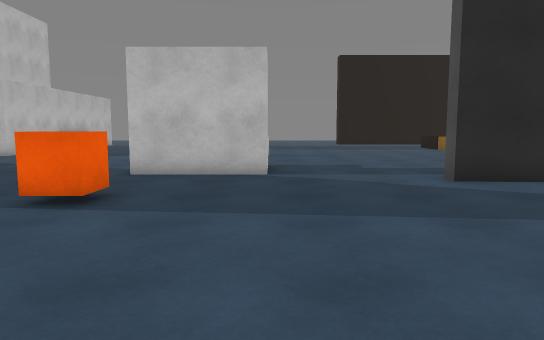
[1] (above)

20 first-person views from a walk through a Unity game level. The camera is 1.2 m above the floor, tilts 6° down and sees 70° across. The floor is counted in squares, 1 m on a side. Each view is taken from the middle of a square. On the plan, view 1 faces up. The plan holds only what a view shows up to about 15 squares ahead; the rest is blank. The place goes on beyond the plan. The player is left out.

[2]
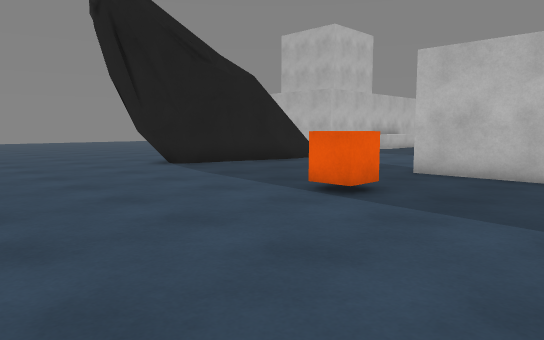

[3]
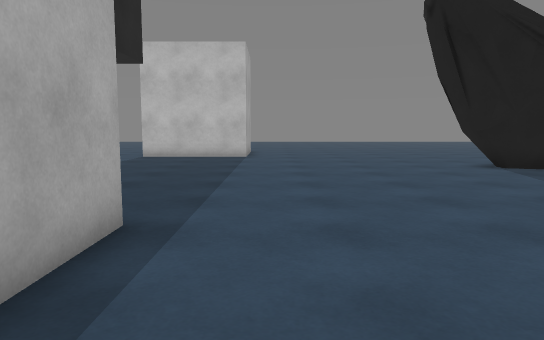

[4]
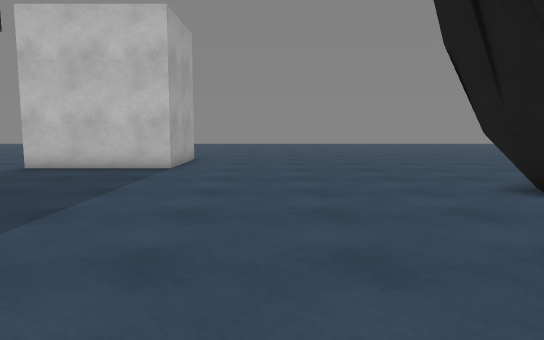

[5]
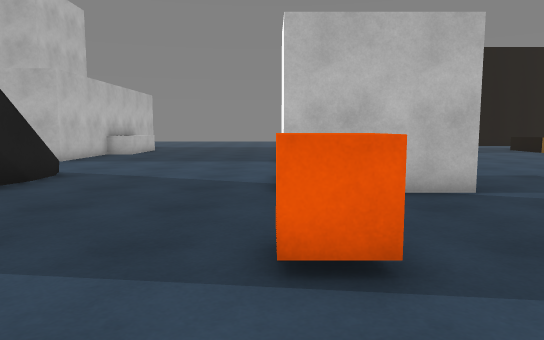

[6]
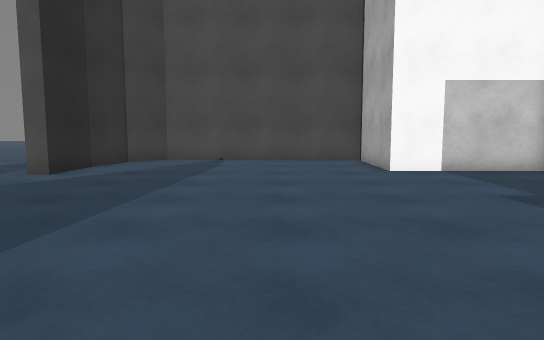

[7]
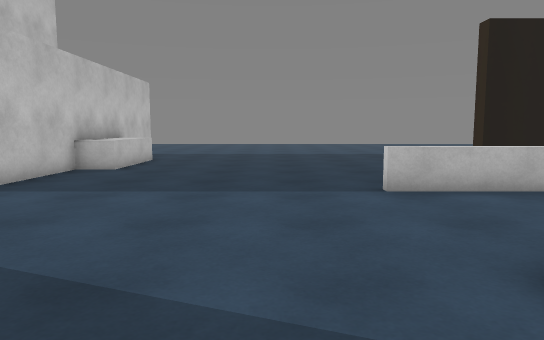

[8]
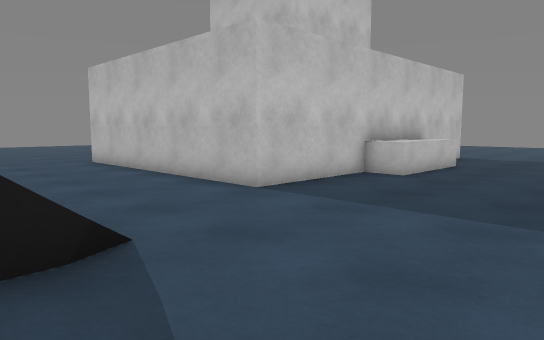

[9]
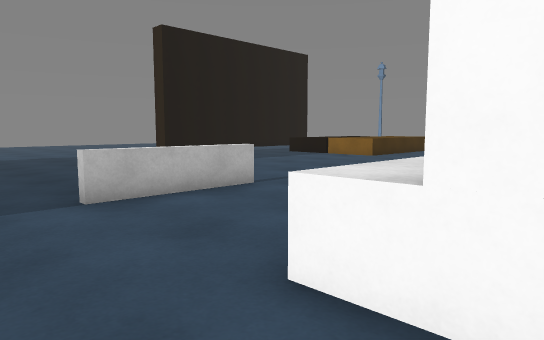

[10]
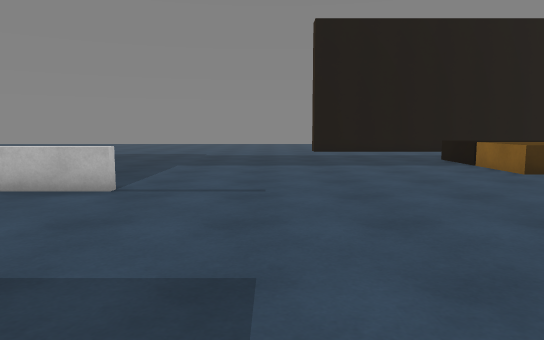

[11]
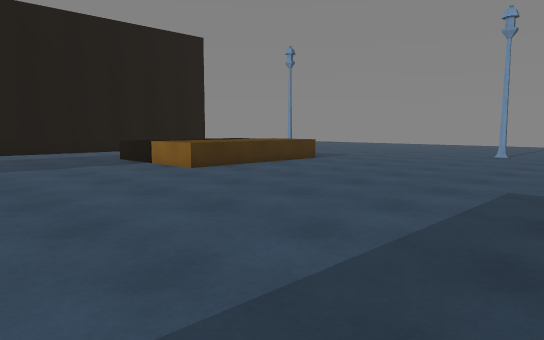

[12]
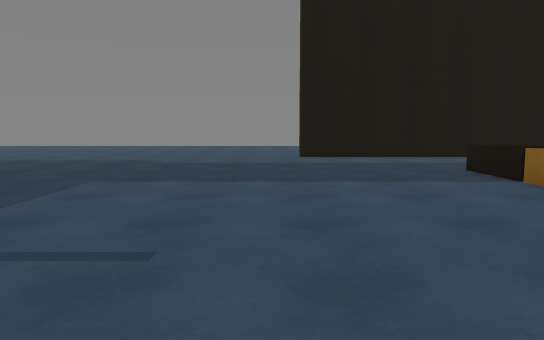

[13]
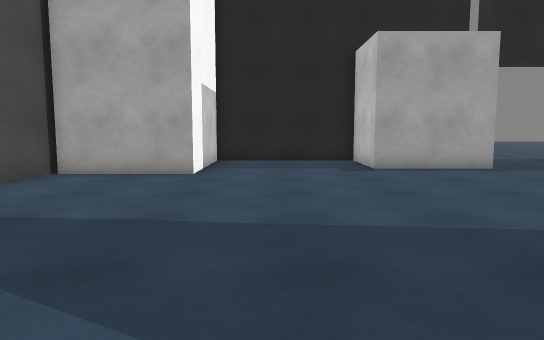

[14]
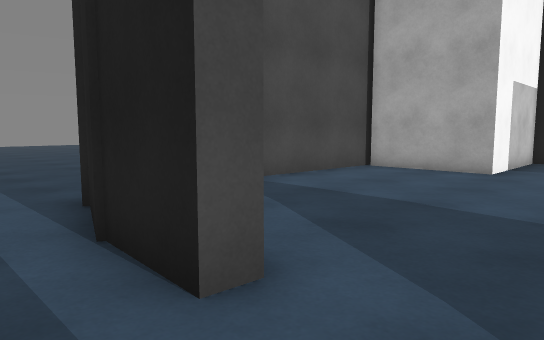

[15]
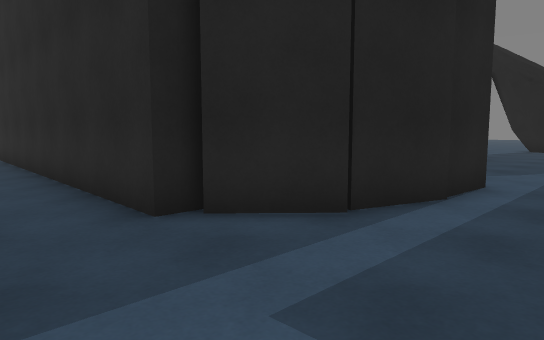

[16]
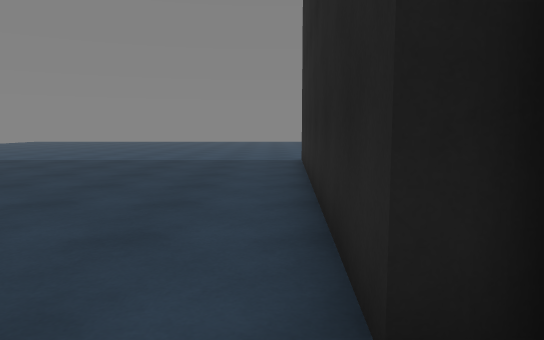

[17]
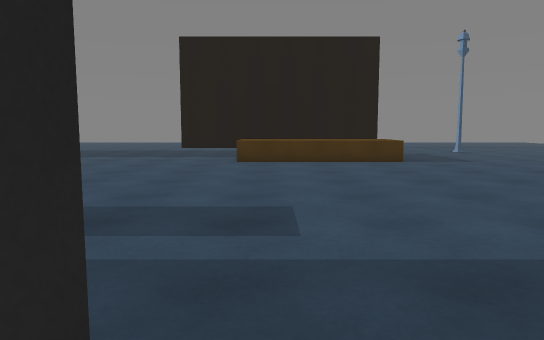

[18]
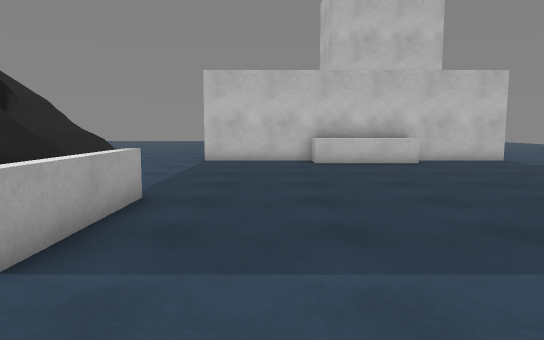

[19]
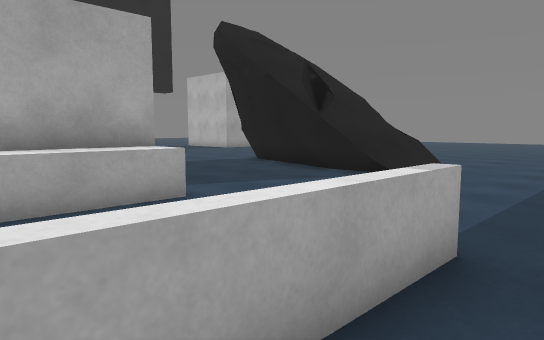

[20]
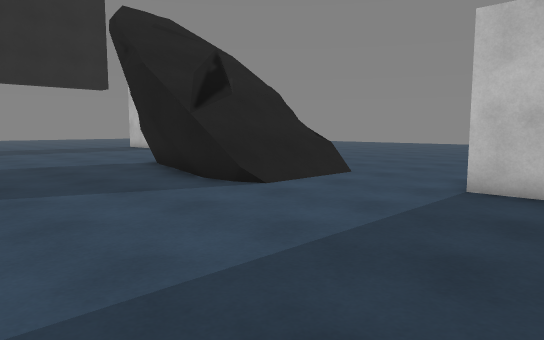

### Floor plan
Key: @ floor where view 1 was taken; # wall or solid block; . floor; / step, stairs or slope; = window, fence, low wall or low ledge; ^ raised ledge; v drop or lower ground; B box.
Columns run from 18 left of view 1 to 13 right of it. Each row starts with its distance up from view 1.
 29       #...  ..................
 28       #.... ..................
 27       #......................
 26       #......................
 25       #^....................^^
 24       #^....................^^^^
 23       #^....................^
 22       #^....................^^^
 21       #.....................^^^^
 20       #.....................^^^^
 19       #.........................
 18 #######.......=====.............
 17 ................................
 16 ................................
 15 ................................
 14 ................................
 13 ....=////.....^^^^^.............
 12  .. v////.....^^^^^.............
 11     v////.....##  ^.............
 10 ..  /// #......###..............
  9 .... // #..............####.....
  8 .....  ##.................##....
  7 ......###.....BB...........##...
  6 ......##......BB........... #...
  5 ........................... #...
  4 ...........................##...
  3 ...........................##...
  2 ...........................##...
  1 ...........................##...
  0 ..................@........##...
 -1 ###....................######...
 -2   #...........#####....#    #...
 -3   #...........    #....#    #...
 -4   #...........    #....#    #...
 -5   #.....   ..     ######    #...
 -6   #.                        #...

Positions as (right, up) in squares from view 1, and headings:
1: (0, 0), facing up
2: (1, 0), facing up-left
3: (1, 0), facing left
4: (-4, 2), facing left
5: (-4, 3), facing up
6: (-6, 3), facing right
7: (-6, 10), facing up
8: (-6, 12), facing up-left
9: (-6, 11), facing up-right
10: (3, 10), facing up
11: (3, 10), facing up-right
12: (4, 14), facing up
13: (3, 10), facing down
14: (2, 11), facing down-right
15: (13, 12), facing down-left
16: (11, 9), facing down
17: (11, 6), facing up
18: (3, 20), facing left
19: (0, 19), facing down-left
20: (-4, 20), facing down-left
